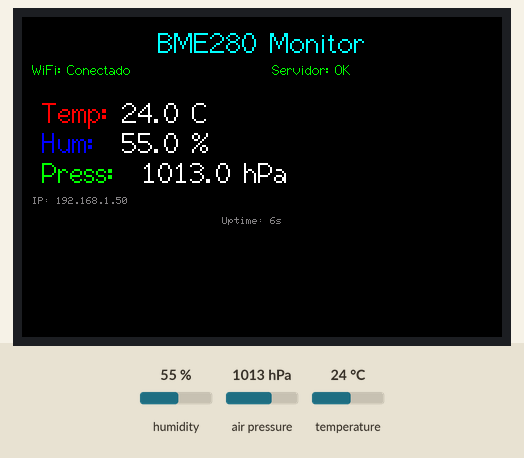
A sketch run on a simulated ESP32. On the bench: 480×320 colour display. The test bench sets the inputs (shaded band); at power-on: humidity 55 %, air pressure 1013 hPa, temperature 24 °C. WiFi joins after 1.5 s; servers stay silent unless stated; uploads are accepted with an empty reply; what the sketch prints to the serial monitor is not drawn.

Above: at 6.5 s.
7.5 s: humidity set to 22 %
At 9.4 s:
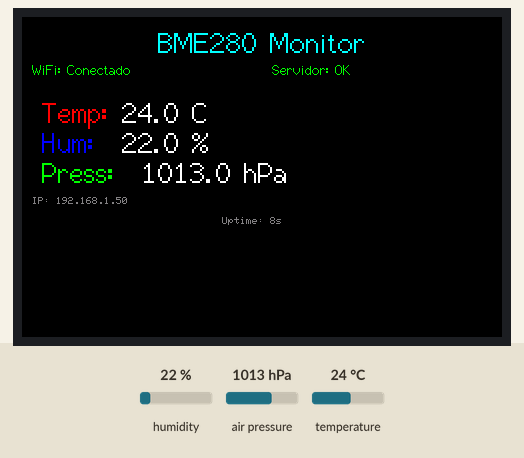
11.1 s: air pressure set to 952 hPa
At 13.7 s:
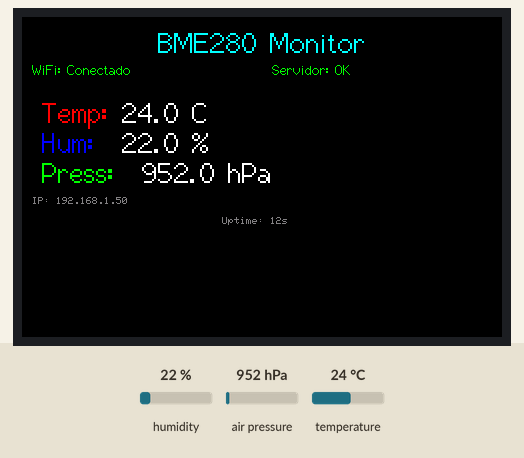
17.0 s: temperature set to 12 °C
At 20.1 s:
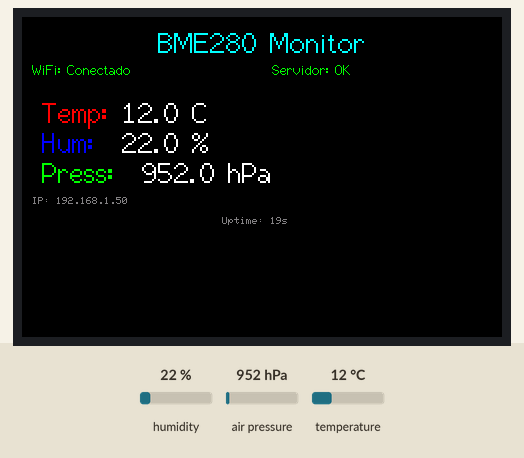
21.8 s: humidity set to 40 %
At 23.9 s:
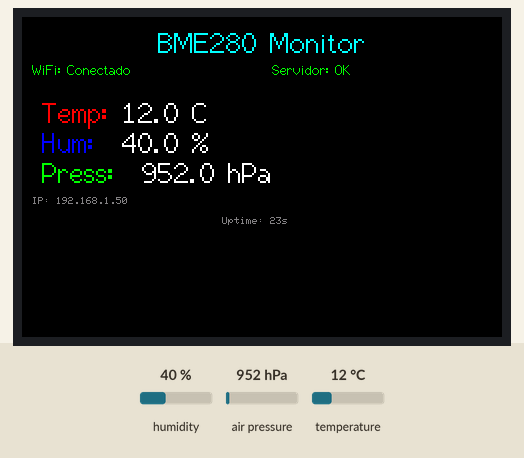
26.0 s: air pressure set to 975 hPa
At 30.3 s:
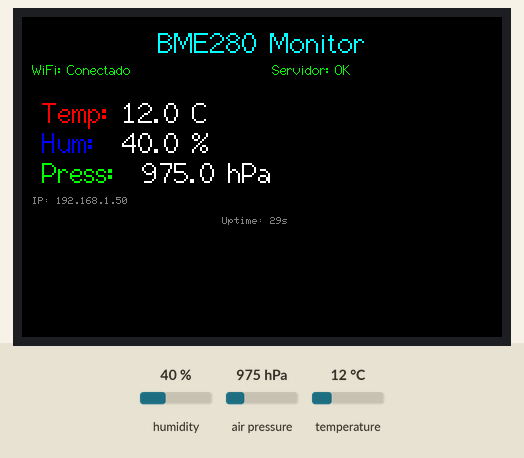
Timing chart, 0 to 31.3 s (numbered marks = the images above; inputs shaded):
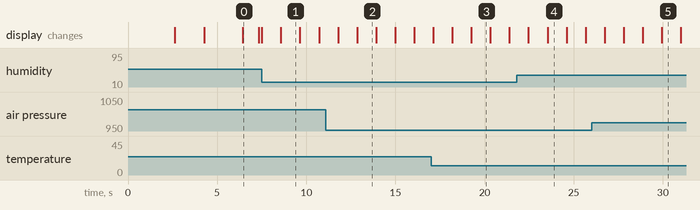

Measured:
- what the display in image 0 shows lasts 0.9 s, from 6.4 s to 7.3 s

The sketch:

esp32_cyd_bme280.ino
```cpp
#include <WiFi.h>
#include <HTTPClient.h>
#include <WiFiClientSecure.h>
#include <ArduinoJson.h>
#include <Wire.h>
#include <Adafruit_BME280.h>
#include <TFT_eSPI.h>

// Definir color gris para TFT_eSPI si no existe
#ifndef TFT_GRAY
#define TFT_GRAY 0x8410
#endif

// Configuración WiFi
const char* ssid = "HUAWEI-2.4G-TnR6";
const char* password = "E9273vBr";

// URL del servidor (cambia por tu IP local o dominio)
const char* serverURL = "https://bme32home.vercel.app/api/sensor-data";

// Configuración BME280
Adafruit_BME280 bme;
bool bmeFound = false;

// Configuración pantalla CYD
TFT_eSPI tft = TFT_eSPI();

// Variables para datos del sensor
float temperature = 0.0;
float humidity = 0.0;
float pressure = 0.0;

// Timing variables
unsigned long lastSensorRead = 0;
unsigned long lastServerSend = 0;
unsigned long lastDisplayUpdate = 0;
const unsigned long SENSOR_INTERVAL = 2000;    // Leer sensor cada 2 segundos
const unsigned long SERVER_INTERVAL = 30000;   // Enviar al servidor cada 30 segundos
const unsigned long DISPLAY_INTERVAL = 1000;   // Actualizar pantalla cada 1 segundo

// Estado de conexión
bool wifiConnected = false;
bool serverResponding = true;
int failedRequests = 0;

void setup() {
  Serial.begin(115200);

  // Inicializar pantalla
  Serial.println("Inicializando pantalla TFT...");
  tft.init();
  Serial.println("TFT inicializada");
  // Encender backlight si está definido en User_Setup.h
#ifdef TFT_BL
  pinMode(TFT_BL, OUTPUT);
  digitalWrite(TFT_BL, HIGH);
  Serial.println("Backlight activado (TFT_BL HIGH)");
#else
  Serial.println("Backlight: TFT_BL no definido en User_Setup.h");
#endif
  tft.setRotation(1); // Landscape
  tft.fillScreen(TFT_BLACK);
  tft.setTextColor(TFT_WHITE, TFT_BLACK);

  // Mostrar mensaje de inicio
  showStartupScreen();

  // Inicializar BME280: probar 0x76 y 0x77
  Serial.println("Inicializando BME280 (probando 0x76)...");
  if (bme.begin(0x76)) {
    bmeFound = true;
    Serial.println("BME280 inicializado en 0x76");
  } else {
    Serial.println("No detectado en 0x76, probando 0x77...");
    if (bme.begin(0x77)) {
      bmeFound = true;
      Serial.println("BME280 inicializado en 0x77");
    } else {
      Serial.println("No se pudo encontrar el sensor BME280 en 0x76 ni 0x77");
      showError("BME280 No Encontrado");
      // Ejecutar escáner I2C para ayudar al diagnóstico
      scanI2C();
      delay(3000);
    }
  }

  // Conectar a WiFi
  connectWiFi();

  // Configurar protocolos de fuerza de BME280
  if (bmeFound) {
    bme.setSampling(Adafruit_BME280::MODE_FORCED,
                    Adafruit_BME280::SAMPLING_X1, // temperature
                    Adafruit_BME280::SAMPLING_X1, // pressure
                    Adafruit_BME280::SAMPLING_X1, // humidity
                    Adafruit_BME280::FILTER_OFF);
  }
}

void loop() {
  unsigned long currentTime = millis();

  // Verificar conexión WiFi
  if (WiFi.status() != WL_CONNECTED) {
    wifiConnected = false;
    reconnectWiFi();
  } else {
    wifiConnected = true;
  }

  // Leer datos del sensor
  if (currentTime - lastSensorRead >= SENSOR_INTERVAL && bmeFound) {
    readSensorData();
    lastSensorRead = currentTime;
  }

  // Enviar datos al servidor
  if (currentTime - lastServerSend >= SERVER_INTERVAL && wifiConnected) {
    sendDataToServer();
    lastServerSend = currentTime;
  }

  // Actualizar pantalla
  if (currentTime - lastDisplayUpdate >= DISPLAY_INTERVAL) {
    updateDisplay();
    lastDisplayUpdate = currentTime;
  }

  delay(100); // Pequeña pausa para no saturar el procesador
}

void showStartupScreen() {
  tft.fillScreen(TFT_BLACK);
  tft.setTextSize(2);
  tft.setTextColor(TFT_CYAN);
  tft.drawCentreString("BME280 Monitor", 240, 50, 2);
  tft.setTextSize(1);
  tft.setTextColor(TFT_WHITE);
  tft.drawCentreString("ESP32-2432S028R", 240, 80, 2);
  tft.drawCentreString("Iniciando...", 240, 120, 2);
  delay(2000);
}

void showError(String message) {
  tft.fillScreen(TFT_RED);
  tft.setTextColor(TFT_WHITE);
  tft.setTextSize(2);
  tft.drawCentreString("ERROR", 240, 100, 2);
  tft.setTextSize(1);
  tft.drawCentreString(message, 240, 140, 2);
}

void connectWiFi() {
  tft.fillScreen(TFT_BLACK);
  tft.setTextColor(TFT_YELLOW);
  tft.setTextSize(1);
  tft.drawCentreString("Conectando WiFi...", 240, 120, 2);

  WiFi.begin(ssid, password);
  Serial.print("Conectando a WiFi");

  int attempts = 0;
  while (WiFi.status() != WL_CONNECTED && attempts < 20) {
    delay(500);
    Serial.print(".");
    attempts++;
  }

  if (WiFi.status() == WL_CONNECTED) {
    wifiConnected = true;
    Serial.println();
    Serial.println("WiFi conectado!");
    Serial.print("IP: ");
    Serial.println(WiFi.localIP());

    tft.fillScreen(TFT_BLACK);
    tft.setTextColor(TFT_GREEN);
    tft.drawCentreString("WiFi Conectado", 240, 100, 2);
    tft.setTextColor(TFT_WHITE);
    tft.drawCentreString(WiFi.localIP().toString(), 240, 130, 2);
    delay(2000);
  } else {
    wifiConnected = false;
    Serial.println();
    Serial.println("Fallo al conectar WiFi");
    showError("WiFi No Conectado");
    delay(3000);
  }
}

void reconnectWiFi() {
  static unsigned long lastReconnectAttempt = 0;
  if (millis() - lastReconnectAttempt > 30000) { // Intentar cada 30 segundos
    Serial.println("Intentando reconectar WiFi...");
    WiFi.disconnect();
    WiFi.begin(ssid, password);
    lastReconnectAttempt = millis();
  }
}

void readSensorData() {
  // Forzar una nueva lectura
  bme.takeForcedMeasurement();

  temperature = bme.readTemperature();
  humidity = bme.readHumidity();
  pressure = bme.readPressure() / 100.0F; // Convertir a hPa

  Serial.printf("Temp: %.2f°C, Hum: %.2f%%, Press: %.2f hPa\n",
                temperature, humidity, pressure);
}

void sendDataToServer() {
  if (!wifiConnected || !bmeFound) return;

  HTTPClient http;
  WiFiClientSecure client;
  client.setInsecure(); // Ignorar certificado SSL (solo para pruebas)
  http.begin(client, serverURL);
  http.addHeader("Content-Type", "application/json");

  // Crear JSON con los datos
  StaticJsonDocument<200> doc;
  doc["deviceId"] = "ESP32-CYD-001";
  doc["temperature"] = temperature;
  doc["humidity"] = humidity;
  doc["pressure"] = pressure;
  doc["timestamp"] = millis(); // Timestamp en millisegundos

  String jsonString;
  serializeJson(doc, jsonString);

  Serial.println("Enviando datos al servidor...");
  Serial.println(jsonString);

  int httpResponseCode = http.POST(jsonString);

  if (httpResponseCode == 200 || httpResponseCode == 201) {
    String response = http.getString();
    Serial.println("Datos enviados correctamente");
    Serial.println(response);
    serverResponding = true;
    failedRequests = 0;
  } else {
    Serial.printf("Error al enviar datos. Código: %d\n", httpResponseCode);
    if (httpResponseCode > 0) {
      String response = http.getString();
      Serial.println("Respuesta del servidor:");
      Serial.println(response);
    }
    serverResponding = false;
    failedRequests++;
  }

  http.end();
}

void updateDisplay() {
  // Limpiar pantalla
  tft.fillScreen(TFT_BLACK);

  // Título
  tft.setTextSize(2);
  tft.setTextColor(TFT_CYAN);
  tft.drawCentreString("BME280 Monitor", 240, 10, 2);

  // Estado de conexión
  tft.setTextSize(1);
  if (wifiConnected) {
    tft.setTextColor(TFT_GREEN);
    tft.drawString("WiFi: Conectado", 10, 45, 2);
  } else {
    tft.setTextColor(TFT_RED);
    tft.drawString("WiFi: Desconectado", 10, 45, 2);
  }

  if (serverResponding && wifiConnected) {
    tft.setTextColor(TFT_GREEN);
    tft.drawString("Servidor: OK", 250, 45, 2);
  } else if (wifiConnected) {
    tft.setTextColor(TFT_ORANGE);
    tft.drawString("Servidor: Error", 250, 45, 2);
  }

  if (!bmeFound) {
    tft.setTextColor(TFT_RED);
    tft.setTextSize(2);
    tft.drawCentreString("Sensor BME280", 240, 120, 2);
    tft.drawCentreString("No Encontrado", 240, 150, 2);
    return;
  }

  // Datos del sensor
  tft.setTextSize(2);

  // Temperatura
  tft.setTextColor(TFT_RED);
  tft.drawString("Temp:", 20, 80, 2);
  tft.setTextColor(TFT_WHITE);
  tft.drawString(String(temperature, 1) + " C", 100, 80, 2);

  // Humedad
  tft.setTextColor(TFT_BLUE);
  tft.drawString("Hum:", 20, 110, 2);
  tft.setTextColor(TFT_WHITE);
  tft.drawString(String(humidity, 1) + " %", 100, 110, 2);

  // Presión
  tft.setTextColor(TFT_GREEN);
  tft.drawString("Press:", 20, 140, 2);
  tft.setTextColor(TFT_WHITE);
  tft.drawString(String(pressure, 1) + " hPa", 120, 140, 2);

  // Información adicional
  tft.setTextSize(1);
  tft.setTextColor(TFT_GRAY);
  tft.drawString("IP: " + WiFi.localIP().toString(), 10, 180, 1);

  if (failedRequests > 0) {
    tft.setTextColor(TFT_ORANGE);
    tft.drawString("Fallos: " + String(failedRequests), 10, 200, 1);
  }

  // Mostrar tiempo de actividad
  unsigned long uptime = millis() / 1000;
  tft.setTextColor(TFT_GRAY);
  tft.drawString("Uptime: " + String(uptime) + "s", 200, 200, 1);
}

// Escáner I2C para debug (muestra direcciones encontradas)
void scanI2C() {
  Serial.println("Escaneando bus I2C...");
  Wire.begin();
  byte count = 0;
  for (byte addr = 1; addr < 127; addr++) {
    Wire.beginTransmission(addr);
    byte error = Wire.endTransmission();
    if (error == 0) {
      Serial.print("Dispositivo I2C encontrado en 0x");
      if (addr < 16) Serial.print('0');
      Serial.println(addr, HEX);
      count++;
      delay(10);
    }
  }
  if (count == 0) {
    Serial.println("No se encontraron dispositivos I2C");
  } else {
    Serial.print(count);
    Serial.println(" dispositivos I2C encontrados");
  }
}
```
